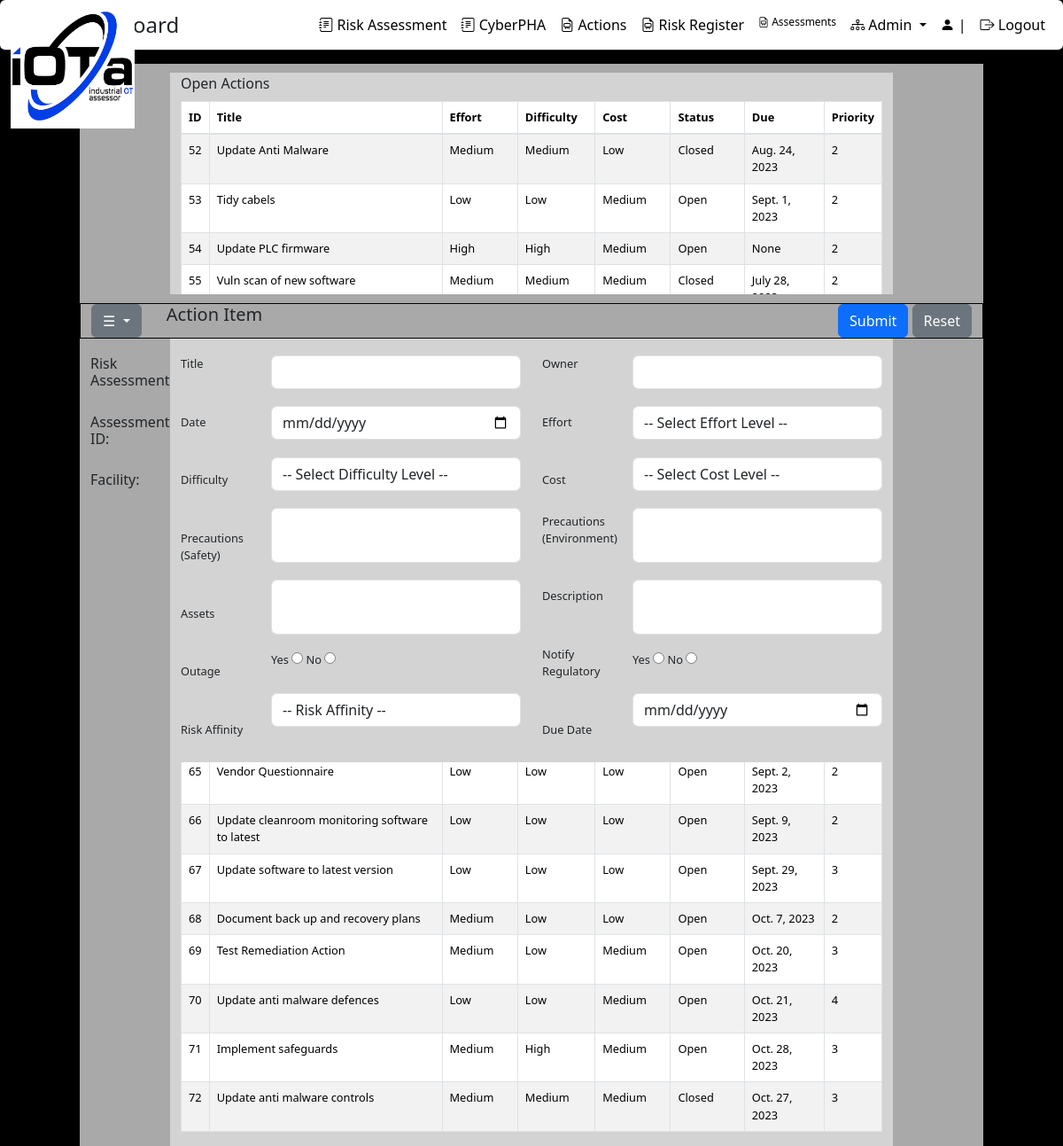
/OTRisk/raw_action, run on the app's committed database.
### OTRisk/models/raw.py (models this page shows)
class RAActions(models.Model):
    ID = models.AutoField(primary_key=True)
    RAWorksheetID = models.ForeignKey(RAWorksheet, on_delete=models.CASCADE, db_column='RAWorksheetID')
    phaID = models.IntegerField()
    actionTitle = models.CharField(max_length=255)
    actionOwner = models.CharField(max_length=255)
    actionDate = models.CharField(max_length=255)
    actionEffort = models.CharField(max_length=255)
    actionDifficulty = models.CharField(max_length=1)
    actionCost = models.CharField(max_length=1)
    actionStatus = models.CharField(max_length=50)
    actionDescription = models.CharField(max_length=255)
    actionDueDate = models.DateField()
    actionPriority = models.IntegerField()
    actionAssets = models.TextField()
    actionAffinity = models.TextField()
    safetyMitigation = models.IntegerField()
    lifeMitigation = models.IntegerField()
    productionMitigation = models.IntegerField()
    financeMitigation = models.IntegerField()
    reputationMitigation = models.IntegerField()
    environmentMitigation = models.IntegerField()
    regulationMitigation = models.IntegerField()
    dataMitigation = models.IntegerField()
    supplyMitigation = models.IntegerField()
    threatMitigation = models.IntegerField()
    vulnerabilityMitigation = models.IntegerField()
    outageWWW = models.CharField(max_length=3)
    outagePS = models.CharField(max_length=3)
    outageIT = models.CharField(max_length=3)
    outageEMS = models.CharField(max_length=3)
    outageICS = models.CharField(max_length=3)
    outageSIS = models.CharField(max_length=3)
    organizationid = models.ForeignKey(Organization, on_delete=models.CASCADE, verbose_name="Organization",
                                       related_name="ra_actions")
    userid = models.ForeignKey(User, on_delete=models.CASCADE, verbose_name="User", related_name="ra_actions")
    history = models.TextField()
    class Meta:
        db_table = 'tblRawActions'

### OTRisk/raw_views.py (the view, shortened to what this page needs)
# urls.py: path('raw_action', views.raw_action, name='raw_action'),
def raw_action(request):
    raw_actions = RAActions.objects.all()
    return render(request, 'raw_action.html', {
        'raw_actions': raw_actions
    })

### OTRisk/templates/OTRisk/raw_action.html (shortened to what this page needs)
{% load static %}
<!DOCTYPE html>
<html lang="">
<head>
<link rel="stylesheet" href="https://stackpath.bootstrapcdn.com/bootstrap/4.1.1/css/bootstrap.min.css">
<link rel="stylesheet" href="https://cdnjs.cloudflare.com/ajax/libs/bootstrap-select/1.13.1/css/bootstrap-select.min.css">
<link href="https://cdn.jsdelivr.net/npm/bootstrap-icons@1.7.1/font/bootstrap-icons.css" rel="stylesheet">
    <link rel="stylesheet" href="https://cdn.datatables.net/1.10.2/css/jquery.dataTables.min.css">
    <link href="https://cdn.jsdelivr.net/npm/select2@4.1.0-beta.1/dist/css/select2.min.css" rel="stylesheet" />
 {% load django_bootstrap5 %}
 {% bootstrap_css %}
</head>
<body style="background-color: black">
<nav class="navbar navbar-expand-lg navbar-scroll fixed-top shadow-0 border-bottom border-dark rounded">
  <div class="container-fluid d-flex justify-content-between">
   <a class="navbar-brand" href="{% url 'OTRisk:dashboardhome' %}"><img src="{% static 'images/iota - white 1.png' %}" style="height: 140px; width: 140px" class="navbar-logo" alt="">  </a>
      <h4 class="my-auto text-center flex-grow-1">Dashboard</h4>
    <div class="collapse navbar-collapse" id="navbarSupportedContent">
      <ul class="navbar-nav ms-auto">
        <li class="nav-item">
          <a class="nav-link" href="{% url 'OTRisk:qraw' %}"><i class="bi bi-journal-text"></i> Risk Assessment</a>
        </li>
        <li class="nav-item">
          <a class="nav-link" href="{% url 'OTRisk:iotaphamanager' %}"><i class="bi bi-journal-text"></i> CyberPHA</a>
        </li>
          <li class="nav-item">
          <a class="nav-link" href="{% url 'OTRisk:ra_actions_view_default' %}" tabindex="-1" ><i class="bi-file-earmark-easel"></i> Actions</a>
        </li>
        <li class="nav-item">
          <a class="nav-link" href="{% url 'OTRisk:risk_register' %}" tabindex="-1" ><i class="bi-file-earmark-easel"></i> Risk Register</a>
        </li>
        <li class="nav-item">
          <a class="nav-link" style="font-size: 12px;" href="{% url 'OTRisk:list_frameworks' %}" tabindex="-1" ><i class="bi-file-earmark-easel"></i> Assessments</a>
        </li>
        <li class="nav-item dropdown">
            <a class="nav-link dropdown-toggle" href="#" id="navbarDropdown" role="button" data-bs-toggle="dropdown" aria-expanded="false">
                <i class="bi bi-diagram-3"></i> Admin
              </a>
        </li>
        <li class="nav-item">
            <a class="nav-link" href="{% url 'accounts:profile' %}">
                <i class="bi bi-person-fill"></i> {{ user.first_name }} {{ user.last_name }} | {{ user.userprofile.organization.name }}
            </a>
        </li>
          <li class="nav-item">
            <a class="nav-link" href="{% url 'logout' %}">
                <i class="bi bi-box-arrow-right"></i> Logout
            </a>
        </li>
      </ul>
    </div>
  </div>
</nav>
<br><br><br>
    <form name="frm_raw_action" id="frm_raw_action" method="POST" action="{% url 'OTRisk:raw_action' %}">
    <div class="row">
        <div class="col-md-1 "></div>
        <div class="col-md-10 ">
         <div class="row" style="background-color: darkgray; height: 10px"></div>
       </div>
        <div class="col-md-1 "></div>
    </div>
    <div class="row" style="height: 250px">
        <div class="col-md-1"></div>
        <div class="col-md-8" id="statDisplay" style="background-color: lightgrey">
            <label for="actionTable" class="form-label">Open Actions</label>
            <table id="actionTable" class="table table-striped table-bordered small-font">
            <thead>
                <tr>
                    <th>ID</th>
                    <th>Title</th>
                    <th>Effort</th>
                    <th>Difficulty</th>
                    <th>Cost</th>
                    <th>Status</th>
                    <th>Due</th>
                    <th>Priority</th>
                </tr>
            </thead>
            <tbody>
                {% for raw_actions in raw_actions %}
                    <tr data-description="{{ raw_actions.actionDescription }}">
                        <td>{{ raw_actions.ID }}</td>
                        <td>{{ raw_actions.actionTitle }}</td>
                        <td>{{ raw_actions.actionEffort }}</td>
                        <td>{{ raw_actions.actionDifficulty }}</td>
                        <td>{{ raw_actions.actionCost }}</td>
                        <td>{{ raw_actions.actionStatus }}</td>
                        <td>{{ raw_actions.actionDueDate }}</td>
                        <td>{{ raw_actions.actionPriority }}</td>
                    </tr>
                {% endfor %}
            </tbody>
            </table>
        </div>
        <div class="col-md-1"></div>
    </div>
    <div class="row">
        <div class="col-md-1 "></div>
        <div class="col-md-10 ">
         <div class="row" style="background-color: darkgray; height: 10px"></div>
       </div>
        <div class="col-md-1 "></div>
    </div>
    <div class="row">
        <div class="col-md-1 "></div>
        <div class="col-md-10 ">
         <div class="row" style="background-color: darkgray; height: 40px; border: 1px solid black;">
             <div class="col-md-1 text-left">
                 <div class="dropdown">
                    <button class="btn btn-secondary dropdown-toggle" type="button" id="dropdownMenuButton" data-toggle="dropdown" aria-haspopup="true" aria-expanded="false">
                        &#9776;
                    </button>
                </div>
             </div>
             <div class="col-md-2 text-left">
                <h5>Action Item</h5>
             </div>
             <div class="col-md-3 text-left"></div>
            <div class="col-md-6 text-right">
                <button type="submit" class="btn btn-primary">Submit</button>
                <button type="button" class="btn btn-secondary">Reset</button>
            </div>
        </div>
       </div>
        <div class="col-md-1 "></div>
    </div>
    <div class="row small-font">
        <div class="col-md-1"></div>
        <div class="col-md-1" style="background-color: darkgray">
            <br>
            <h6>Risk Assessment:</h6>
            <h6>Assessment ID:</h6>
            <h6>Facility:</h6>
        </div>
        <div class="col-md-1" style="background-color: lightgrey">
            <br>
            <label class="form-label">Title</label><br><br><br>
            <label class="form-label">Date</label><br><br><br>
            <label class="form-label">Difficulty</label><br><br><br>
            <label class="form-label">Precautions (Safety)</label><br><br><br>
            <label class="form-label">Assets</label><br><br><br>
            <label class="form-label">Outage</label><br><br><br>
            <label class="form-label">Risk Affinity</label><br><br>
       </div>
        <div class="col-md-3" style="background-color: lightgrey">
            <br>
            <input type="text" id="actionTitle" name="actionTitle" class="form-control" /><br>
            <input type="date" id="actionDate" name="actionDate" class="form-control" /><br>
            <select id="actionDifficulty" name="actionDifficulty" class="form-control"><br>
                <option>-- Select Difficulty Level --</option>
            </select>
            <br>
            <textarea class="form-control" rows="2" id="safetyPrecautions" name="safetyPrecautions" style="resize: none"></textarea><br>
            <textarea class="form-control" rows="2" id="actionAssets" name="actionAssets" style="resize: none"></textarea><br>
                <label for="yes">Yes</label>
                <input type="radio" id="yes" name="actionOutageYesNo" value="yes">
                <label for="no">No</label>
                <input type="radio" id="no" name="actionOutageYesNo" value="no">
            <br><br>
            <select id="actionEffective" name="actionEffective" class="form-control">
                <option>-- Risk Affinity --</option>
            </select>
            <br>
       </div>
        <div class="col-md-1" style="background-color: lightgrey">
            <br>
            <label class="form-label">Owner</label><br><br><br>
            <label class="form-label">Effort</label><br><br><br>
            <label class="form-label">Cost</label><br><br>
            <label class="form-label">Precautions (Environment)</label><br><br><br>
            <label class="form-label">Description</label><br><br><br>
            <label class="form-label">Notify Regulatory</label><br><br><br>
            <label class="form-label">Due Date</label><br><br>
       </div>
        <div class="col-md-3" style="background-color: lightgrey">
            <br>
            <input type="text" id="actionOwner" name="actionOwner" class="form-control" /><br>
            <select id="actionEffort" name="actionEffort" class="form-control">
                <option>-- Select Effort Level --</option>
            </select>
            <br>
            <select id="actionCost" name="actionCost" class="form-control"><br>
                <option>-- Select Cost Level --</option>
            </select>
            <br>
            <textarea class="form-control" rows="2" id="environmentPrecautions" name="environmentPrecautions" style="resize: none"></textarea>
            <br>
            <textarea class="form-control" rows="2" id="actionDescription" name="actionDescription" style="resize: none"></textarea>
            <br>
                <label for="yes">Yes</label>
                <input type="radio" id="yes" name="actionRegsYesNo" value="yes">
                <label for="no">No</label>
                <input type="radio" id="no" name="actionRegsYesNo" value="no">
            <br><br>
            <input type="date" id="dueDate" name="dueDate" class="form-control" oninput="validateDate()" />
       </div>
        <div class="col-md-1" style="background-color: darkgray"></div>
        <div class="col-md-1"></div>
    </div>
    </form>
</body>
</html>

### OTRisk/templates/OTRisk/raw_action.html (style rules this page uses)
.small-font { font-size: 0.8rem; }
.navbar-scroll .nav-link, .navbar-scroll .navbar-toggler-icon, .navbar-scroll .navbar-brand { color: #000000; }
.navbar-scroll { background-color: #FFFFFF; text-decoration-color: #000000; }
.navbar-scrolled .nav-link, .navbar-scrolled .navbar-toggler-icon, .navbar-scroll .navbar-brand { color: #262626; }
.navbar-logo { position: absolute; top: 5px; left: 5; height: 100px; z-index: 10; }

### data on the page
RAActions: ID "52", actionTitle "Update Anti Malware", actionEffort "Medium", actionDifficulty "Medium", actionCost "Low", actionStatus "Closed", actionDueDate "Aug. 24, 2023", actionPriority "2"
RAActions: ID "53", actionTitle "Tidy cabels", actionEffort "Low", actionDifficulty "Low", actionCost "Medium", actionStatus "Open", actionDueDate "Sept. 1, 2023", actionPriority "2"
RAActions: ID "54", actionTitle "Update PLC firmware", actionEffort "High", actionDifficulty "High", actionCost "Medium", actionStatus "Open", actionDueDate "None", actionPriority "2"
RAActions: ID "55", actionTitle "Vuln scan of new software", actionEffort "Medium", actionDifficulty "Medium", actionCost "Medium", actionStatus "Closed", actionDueDate "July 28,…", actionPriority "2"
RAActions: ID "65", actionTitle "Vendor Questionnaire", actionEffort "Low", actionDifficulty "Low", actionCost "Low", actionStatus "Open", actionDueDate "Sept. 2, 2023", actionPriority "2"
RAActions: ID "66", actionTitle "Update cleanroom monitoring software to latest", actionEffort "Low", actionDifficulty "Low", actionCost "Low", actionStatus "Open", actionDueDate "Sept. 9, 2023", actionPriority "2"
RAActions: ID "67", actionTitle "Update software to latest version", actionEffort "Low", actionDifficulty "Low", actionCost "Low", actionStatus "Open", actionDueDate "Sept. 29, 2023", actionPriority "3"
RAActions: ID "68", actionTitle "Document back up and recovery plans", actionEffort "Medium", actionDifficulty "Low", actionCost "Low", actionStatus "Open", actionDueDate "Oct. 7, 2023", actionPriority "2"
RAActions: ID "69", actionTitle "Test Remediation Action", actionEffort "Medium", actionDifficulty "Low", actionCost "Medium", actionStatus "Open", actionDueDate "Oct. 20, 2023", actionPriority "3"
RAActions: ID "70", actionTitle "Update anti malware defences", actionEffort "Low", actionDifficulty "Low", actionCost "Medium", actionStatus "Open", actionDueDate "Oct. 21, 2023", actionPriority "4"
RAActions: ID "71", actionTitle "Implement safeguards", actionEffort "Medium", actionDifficulty "High", actionCost "Medium", actionStatus "Open", actionDueDate "Oct. 28, 2023", actionPriority "3"
RAActions: ID "72", actionTitle "Update anti malware controls", actionEffort "Medium", actionDifficulty "Medium", actionCost "Medium", actionStatus "Closed", actionDueDate "Oct. 27, 2023", actionPriority "3"
